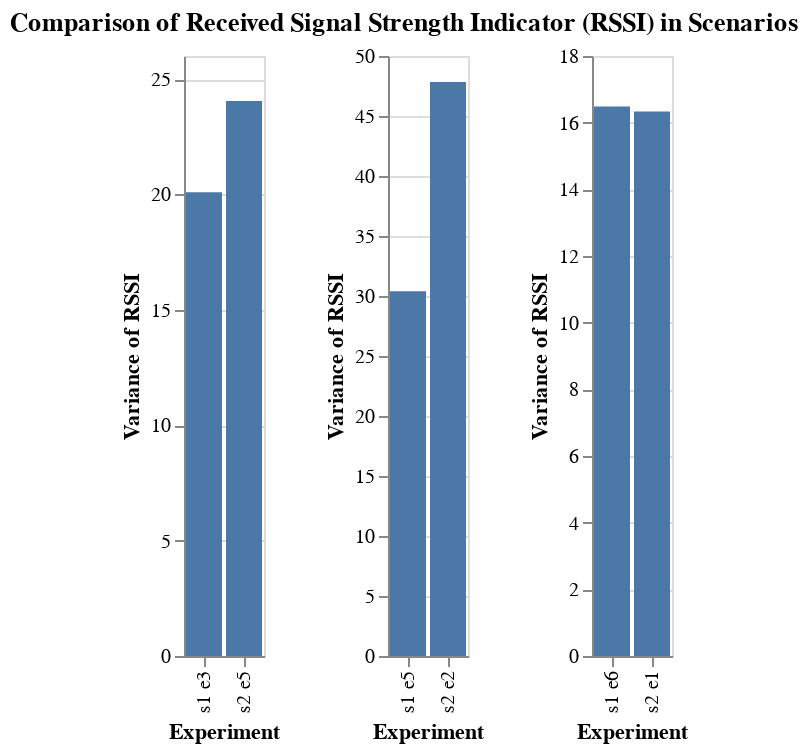

Write notebook code for a chart like this one.
### Code cell
alt.hconcat(
    
    alt.Chart(selected1).mark_bar().transform_calculate(
        sc_exp = "'s' + datum.SCENARIO + ' e' + datum.EXPERIMENT"
    ).encode(
        x=alt.X("sc_exp:N", title="Experiment"),
        y="variance(RSSI)"
    ),
    
    alt.Chart(selected2).mark_bar().transform_calculate(
        sc_exp = "'s' + datum.SCENARIO + ' e' + datum.EXPERIMENT"
    ).encode(
        x=alt.X("sc_exp:N", title="Experiment"),
        y="variance(RSSI)"
    ),
    
    alt.Chart(selected3).mark_bar().transform_calculate(
        sc_exp = "'s' + datum.SCENARIO + ' e' + datum.EXPERIMENT"
    ).encode(
        x=alt.X("sc_exp:N", title="Experiment"),
        y="variance(RSSI)"
    ),
    
    title="Comparison of Received Signal Strength Indicator (RSSI) in Scenarios"
).configure_title(
    anchor='middle'
)

### Figure 1 — Vega-Lite specification as saved in the notebook (floating-point values rounded to 4 significant figures; data arrays with more than 128 entries replaced by an {"elided": "..."} marker saying what was removed)
{"config": {"view": {"continuousWidth": 400, "continuousHeight": 300}, "title": {"anchor": "middle"}}, "hconcat": [{"data": {"name": "data-187d1b3def20312647bfab3f79a86c7f"}, "mark": "bar", "encoding": {"x": {"field": "sc_exp", "title": "Experiment", "type": "nominal"}, "y": {"aggregate": "variance", "field": "RSSI", "type": "quantitative"}}, "transform": [{"calculate": "'s' + datum.SCENARIO + ' e' + datum.EXPERIMENT", "as": "sc_exp"}]}, {"data": {"name": "data-386cc63a8d642408b958765d287966ce"}, "mark": "bar", "encoding": {"x": {"field": "sc_exp", "title": "Experiment", "type": "nominal"}, "y": {"aggregate": "variance", "field": "RSSI", "type": "quantitative"}}, "transform": [{"calculate": "'s' + datum.SCENARIO + ' e' + datum.EXPERIMENT", "as": "sc_exp"}]}, {"data": {"name": "data-663de841134913a6153007d7a41d57aa"}, "mark": "bar", "encoding": {"x": {"field": "sc_exp", "title": "Experiment", "type": "nominal"}, "y": {"aggregate": "variance", "field": "RSSI", "type": "quantitative"}}, "transform": [{"calculate": "'s' + datum.SCENARIO + ' e' + datum.EXPERIMENT", "as": "sc_exp"}]}], "title": "Comparison of Received Signal Strength Indicator (RSSI) in Scenarios", "$schema": "https://vega.github.io/schema/vega-lite/v4.17.0.json", "datasets": {"data-187d1b3def20312647bfab3f79a86c7f": [{"SCENARIO": 1.0, "EXPERIMENT": 3, "RSSI": -69, "ROLE": "Rx", "SEQ": 5, "RSSI_x": null, "ROLE_x": null, "RSSI_y": null, "ROLE_y": null}, {"SCENARIO": 1.0, "EXPERIMENT": 3, "RSSI": -70, "ROLE": "Rx", "SEQ": 6, "RSSI_x": null, "ROLE_x": null, "RSSI_y": null, "ROLE_y": null}, {"SCENARIO": 1.0, "EXPERIMENT": 3, "RSSI": -69, "ROLE": "Rx", "SEQ": 7, "RSSI_x": null, "ROLE_x": null, "RSSI_y": null, "ROLE_y": null}, {"SCENARIO": 1.0, "EXPERIMENT": 3, "RSSI": -71, "ROLE": "Rx", "SEQ": 8, "RSSI_x": null, "ROLE_x": null, "RSSI_y": null, "ROLE_y": null}, {"SCENARIO": 1.0, "EXPERIMENT": 3, "RSSI": -76, "ROLE": "Rx", "SEQ": 9, "RSSI_x": null, "ROLE_x": null, "RSSI_y": null, "ROLE_y": null}, {"SCENARIO": 1.0, "EXPERIMENT": 3, "RSSI": -72, "ROLE": "Rx", "SEQ": 10, "RSSI_x": null, "ROLE_x": null, "RSSI_y": null, "ROLE_y": null}, {"SCENARIO": 1.0, "EXPERIMENT": 3, "RSSI": -75, "ROLE": "Rx", "SEQ": 11, "RSSI_x": null, "ROLE_x": null, "RSSI_y": null, "ROLE_y": null}, {"SCENARIO": 1.0, "EXPERIMENT": 3, "RSSI": -72, "ROLE": "Rx", "SEQ": 12, "RSSI_x": null, "ROLE_x": null, "RSSI_y": null, "ROLE_y": null}, {"SCENARIO": 1.0, "EXPERIMENT": 3, "RSSI": -67, "ROLE": "Rx", "SEQ": 13, "RSSI_x": null, "ROLE_x": null, "RSSI_y": null, "ROLE_y": null}, {"SCENARIO": 1.0, "EXPERIMENT": 3, "RSSI": -68, "ROLE": "Rx", "SEQ": 14, "RSSI_x": null, "ROLE_x": null, "RSSI_y": null, "ROLE_y": null}, {"SCENARIO": 1.0, "EXPERIMENT": 3, "RSSI": -69, "ROLE": "Rx", "SEQ": 15, "RSSI_x": null, "ROLE_x": null, "RSSI_y": null, "ROLE_y": null}, {"SCENARIO": 1.0, "EXPERIMENT": 3, "RSSI": -69, "ROLE": "Rx", "SEQ": 16, "RSSI_x": null, "ROLE_x": null, "RSSI_y": null, "ROLE_y": null}, {"SCENARIO": 1.0, "EXPERIMENT": 3, "RSSI": -75, "ROLE": "Rx", "SEQ": 17, "RSSI_x": null, "ROLE_x": null, "RSSI_y": null, "ROLE_y": null}, {"SCENARIO": 1.0, "EXPERIMENT": 3, "RSSI": -66, "ROLE": "Rx", "SEQ": 18, "RSSI_x": null, "ROLE_x": null, "RSSI_y": null, "ROLE_y": null}, {"SCENARIO": 1.0, "EXPERIMENT": 3, "RSSI": -74, "ROLE": "Rx", "SEQ": 19, "RSSI_x": null, "ROLE_x": null, "RSSI_y": null, "ROLE_y": null}, {"SCENARIO": 1.0, "EXPERIMENT": 3, "RSSI": -69, "ROLE": "Rx", "SEQ": 20, "RSSI_x": null, "ROLE_x": null, "RSSI_y": null, "ROLE_y": null}, {"SCENARIO": 1.0, "EXPERIMENT": 3, "RSSI": -70, "ROLE": "Rx", "SEQ": 21, "RSSI_x": null, "ROLE_x": null, "RSSI_y": null, "ROLE_y": null}, {"SCENARIO": 1.0, "EXPERIMENT": 3, "RSSI": -64, "ROLE": "Rx", "SEQ": 22, "RSSI_x": null, "ROLE_x": null, "RSSI_y": null, "ROLE_y": null}, {"SCENARIO": 1.0, "EXPERIMENT": 3, "RSSI": -68, "ROLE": "Rx", "SEQ": 23, "RSSI_x": null, "ROLE_x": null, "RSSI_y": null, "ROLE_y": null}, {"SCENARIO": 1.0, "EXPERIMENT": 3, "RSSI": -69, "ROLE": "Rx", "SEQ": 24, "RSSI_x": null, "ROLE_x": null, "RSSI_y": null, "ROLE_y": null}, {"SCENARIO": 1.0, "EXPERIMENT": 3, "RSSI": -69, "ROLE": "Rx", "SEQ": 25, "RSSI_x": null, "ROLE_x": null, "RSSI_y": null, "ROLE_y": null}, {"SCENARIO": 1.0, "EXPERIMENT": 3, "RSSI": -67, "ROLE": "Rx", "SEQ": 26, "RSSI_x": null, "ROLE_x": null, "RSSI_y": null, "ROLE_y": null}, {"SCENARIO": 1.0, "EXPERIMENT": 3, "RSSI": -68, "ROLE": "Rx", "SEQ": 27, "RSSI_x": null, "ROLE_x": null, "RSSI_y": null, "ROLE_y": null}, {"SCENARIO": 1.0, "EXPERIMENT": 3, "RSSI": -66, "ROLE": "Rx", "SEQ": 28, "RSSI_x": null, "ROLE_x": null, "RSSI_y": null, "ROLE_y": null}, {"SCENARIO": 1.0, "EXPERIMENT": 3, "RSSI": -69, "ROLE": "Rx", "SEQ": 29, "RSSI_x": null, "ROLE_x": null, "RSSI_y": null, "ROLE_y": null}, {"SCENARIO": 1.0, "EXPERIMENT": 3, "RSSI": -68, "ROLE": "Rx", "SEQ": 30, "RSSI_x": null, "ROLE_x": null, "RSSI_y": null, "ROLE_y": null}, {"SCENARIO": 1.0, "EXPERIMENT": 3, "RSSI": -89, "ROLE": "Rx", "SEQ": 31, "RSSI_x": null, "ROLE_x": null, "RSSI_y": null, "ROLE_y": null}, {"SCENARIO": 1.0, "EXPERIMENT": 3, "RSSI": -72, "ROLE": "Rx", "SEQ": 32, "RSSI_x": null, "ROLE_x": null, "RSSI_y": null, "ROLE_y": null}, {"SCENARIO": 1.0, "EXPERIMENT": 3, "RSSI": -69, "ROLE": "Rx", "SEQ": 33, "RSSI_x": null, "ROLE_x": null, "RSSI_y": null, "ROLE_y": null}, {"SCENARIO": 1.0, "EXPERIMENT": 3, "RSSI": -70, "ROLE": "Rx", "SEQ": 34, "RSSI_x": null, "ROLE_x": null, "RSSI_y": null, "ROLE_y": null}, {"SCENARIO": 1.0, "EXPERIMENT": 3, "RSSI": -64, "ROLE": "Rx", "SEQ": 35, "RSSI_x": null, "ROLE_x": null, "RSSI_y": null, "ROLE_y": null}, {"SCENARIO": 1.0, "EXPERIMENT": 3, "RSSI": -69, "ROLE": "Rx", "SEQ": 36, "RSSI_x": null, "ROLE_x": null, "RSSI_y": null, "ROLE_y": null}, {"SCENARIO": 1.0, "EXPERIMENT": 3, "RSSI": -66, "ROLE": "Rx", "SEQ": 37, "RSSI_x": null, "ROLE_x": null, "RSSI_y": null, "ROLE_y": null}, {"SCENARIO": 1.0, "EXPERIMENT": 3, "RSSI": -64, "ROLE": "Rx", "SEQ": 38, "RSSI_x": null, "ROLE_x": null, "RSSI_y": null, "ROLE_y": null}, {"SCENARIO": 1.0, "EXPERIMENT": 3, "RSSI": -68, "ROLE": "Rx", "SEQ": 39, "RSSI_x": null, "ROLE_x": null, "RSSI_y": null, "ROLE_y": null}, {"SCENARIO": 1.0, "EXPERIMENT": 3, "RSSI": -66, "ROLE": "Rx", "SEQ": 40, "RSSI_x": null, "ROLE_x": null, "RSSI_y": null, "ROLE_y": null}, {"SCENARIO": 1.0, "EXPERIMENT": 3, "RSSI": -78, "ROLE": "Rx", "SEQ": 41, "RSSI_x": null, "ROLE_x": null, "RSSI_y": null, "ROLE_y": null}, {"SCENARIO": 1.0, "EXPERIMENT": 3, "RSSI": -72, "ROLE": "Rx", "SEQ": 42, "RSSI_x": null, "ROLE_x": null, "RSSI_y": null, "ROLE_y": null}, {"SCENARIO": 1.0, "EXPERIMENT": 3, "RSSI": -70, "ROLE": "Rx", "SEQ": 43, "RSSI_x": null, "ROLE_x": null, "RSSI_y": null, "ROLE_y": null}, {"SCENARIO": 2.0, "EXPERIMENT": 5, "RSSI": -55.0, "ROLE": null, "SEQ": 5, "RSSI_x": -55, "ROLE_x": "TC", "RSSI_y": -85, "ROLE_y": "Rx"}, {"SCENARIO": 2.0, "EXPERIMENT": 5, "RSSI": -55.0, "ROLE": null, "SEQ": 5, "RSSI_x": -55, "ROLE_x": "TC", "RSSI_y": -85, "ROLE_y": "Rx"}, {"SCENARIO": 2.0, "EXPERIMENT": 5, "RSSI": -60.83, "ROLE": null, "SEQ": 6, "RSSI_x": -61, "ROLE_x": "TC", "RSSI_y": -75, "ROLE_y": "Rx"}, {"SCENARIO": 2.0, "EXPERIMENT": 5, "RSSI": -60.83, "ROLE": null, "SEQ": 6, "RSSI_x": -61, "ROLE_x": "TC", "RSSI_y": -75, "ROLE_y": "Rx"}, {"SCENARIO": 2.0, "EXPERIMENT": 5, "RSSI": -71.97, "ROLE": null, "SEQ": 7, "RSSI_x": -72, "ROLE_x": "TC", "RSSI_y": -94, "ROLE_y": "Rx"}, {"SCENARIO": 2.0, "EXPERIMENT": 5, "RSSI": -71.97, "ROLE": null, "SEQ": 7, "RSSI_x": -72, "ROLE_x": "TC", "RSSI_y": -94, "ROLE_y": "Rx"}, {"SCENARIO": 2.0, "EXPERIMENT": 5, "RSSI": -65.88, "ROLE": null, "SEQ": 8, "RSSI_x": -70, "ROLE_x": "TC", "RSSI_y": -68, "ROLE_y": "Rx"}, {"SCENARIO": 2.0, "EXPERIMENT": 5, "RSSI": -65.88, "ROLE": null, "SEQ": 8, "RSSI_x": -70, "ROLE_x": "TC", "RSSI_y": -68, "ROLE_y": "Rx"}, {"SCENARIO": 2.0, "EXPERIMENT": 5, "RSSI": -69.88, "ROLE": null, "SEQ": 9, "RSSI_x": -72, "ROLE_x": "TC", "RSSI_y": -74, "ROLE_y": "Rx"}, {"SCENARIO": 2.0, "EXPERIMENT": 5, "RSSI": -69.88, "ROLE": null, "SEQ": 9, "RSSI_x": -72, "ROLE_x": "TC", "RSSI_y": -74, "ROLE_y": "Rx"}, {"SCENARIO": 2.0, "EXPERIMENT": 5, "RSSI": -68.89, "ROLE": null, "SEQ": 10, "RSSI_x": -69, "ROLE_x": "TC", "RSSI_y": -85, "ROLE_y": "Rx"}, {"SCENARIO": 2.0, "EXPERIMENT": 5, "RSSI": -68.89, "ROLE": null, "SEQ": 10, "RSSI_x": -69, "ROLE_x": "TC", "RSSI_y": -85, "ROLE_y": "Rx"}, {"SCENARIO": 2.0, "EXPERIMENT": 5, "RSSI": -75.46, "ROLE": null, "SEQ": 11, "RSSI_x": -78, "ROLE_x": "TC", "RSSI_y": -79, "ROLE_y": "Rx"}, {"SCENARIO": 2.0, "EXPERIMENT": 5, "RSSI": -75.46, "ROLE": null, "SEQ": 11, "RSSI_x": -78, "ROLE_x": "TC", "RSSI_y": -79, "ROLE_y": "Rx"}, {"SCENARIO": 2.0, "EXPERIMENT": 5, "RSSI": -66.49, "ROLE": null, "SEQ": 12, "RSSI_x": -76, "ROLE_x": "TC", "RSSI_y": -67, "ROLE_y": "Rx"}, {"SCENARIO": 2.0, "EXPERIMENT": 5, "RSSI": -66.49, "ROLE": null, "SEQ": 12, "RSSI_x": -76, "ROLE_x": "TC", "RSSI_y": -67, "ROLE_y": "Rx"}, {"SCENARIO": 2.0, "EXPERIMENT": 5, "RSSI": -66.03, "ROLE": null, "SEQ": 13, "RSSI_x": -73, "ROLE_x": "TC", "RSSI_y": -67, "ROLE_y": "Rx"}, {"SCENARIO": 2.0, "EXPERIMENT": 5, "RSSI": -66.03, "ROLE": null, "SEQ": 13, "RSSI_x": -73, "ROLE_x": "TC", "RSSI_y": -67, "ROLE_y": "Rx"}, {"SCENARIO": 2.0, "EXPERIMENT": 5, "RSSI": -66.88, "ROLE": null, "SEQ": 14, "RSSI_x": -71, "ROLE_x": "TC", "RSSI_y": -69, "ROLE_y": "Rx"}, {"SCENARIO": 2.0, "EXPERIMENT": 5, "RSSI": -66.88, "ROLE": null, "SEQ": 14, "RSSI_x": -71, "ROLE_x": "TC", "RSSI_y": -69, "ROLE_y": "Rx"}, {"SCENARIO": 2.0, "EXPERIMENT": 5, "RSSI": -65.03, "ROLE": null, "SEQ": 15, "RSSI_x": -72, "ROLE_x": "TC", "RSSI_y": -66, "ROLE_y": "Rx"}, {"SCENARIO": 2.0, "EXPERIMENT": 5, "RSSI": -65.03, "ROLE": null, "SEQ": 15, "RSSI_x": -72, "ROLE_x": "TC", "RSSI_y": -66, "ROLE_y": "Rx"}, {"SCENARIO": 2.0, "EXPERIMENT": 5, "RSSI": -68.54, "ROLE": null, "SEQ": 16, "RSSI_x": -74, "ROLE_x": "TC", "RSSI_y": -70, "ROLE_y": "Rx"}, {"SCENARIO": 2.0, "EXPERIMENT": 5, "RSSI": -68.54, "ROLE": null, "SEQ": 16, "RSSI_x": -74, "ROLE_x": "TC", "RSSI_y": -70, "ROLE_y": "Rx"}, {"SCENARIO": 2.0, "EXPERIMENT": 5, "RSSI": -65.21, "ROLE": null, "SEQ": 17, "RSSI_x": -73, "ROLE_x": "TC", "RSSI_y": -66, "ROLE_y": "Rx"}, {"SCENARIO": 2.0, "EXPERIMENT": 5, "RSSI": -65.21, "ROLE": null, "SEQ": 17, "RSSI_x": -73, "ROLE_x": "TC", "RSSI_y": -66, "ROLE_y": "Rx"}, {"SCENARIO": 2.0, "EXPERIMENT": 5, "RSSI": -68.24, "ROLE": null, "SEQ": 18, "RSSI_x": -73, "ROLE_x": "TC", "RSSI_y": -70, "ROLE_y": "Rx"}, {"SCENARIO": 2.0, "EXPERIMENT": 5, "RSSI": -68.24, "ROLE": null, "SEQ": 18, "RSSI_x": -73, "ROLE_x": "TC", "RSSI_y": -70, "ROLE_y": "Rx"}, {"SCENARIO": 2.0, "EXPERIMENT": 5, "RSSI": -69.21, "ROLE": null, "SEQ": 19, "RSSI_x": -77, "ROLE_x": "TC", "RSSI_y": -70, "ROLE_y": "Rx"}, {"SCENARIO": 2.0, "EXPERIMENT": 5, "RSSI": -69.21, "ROLE": null, "SEQ": 19, "RSSI_x": -77, "ROLE_x": "TC", "RSSI_y": -70, "ROLE_y": "Rx"}, {"SCENARIO": 2.0, "EXPERIMENT": 5, "RSSI": -75.81, "ROLE": null, "SEQ": 20, "RSSI_x": -82, "ROLE_x": "TC", "RSSI_y": -77, "ROLE_y": "Rx"}, {"SCENARIO": 2.0, "EXPERIMENT": 5, "RSSI": -75.81, "ROLE": null, "SEQ": 20, "RSSI_x": -82, "ROLE_x": "TC", "RSSI_y": -77, "ROLE_y": "Rx"}, {"SCENARIO": 2.0, "EXPERIMENT": 5, "RSSI": -73.54, "ROLE": null, "SEQ": 21, "RSSI_x": -79, "ROLE_x": "TC", "RSSI_y": -75, "ROLE_y": "Rx"}, {"SCENARIO": 2.0, "EXPERIMENT": 5, "RSSI": -73.54, "ROLE": null, "SEQ": 21, "RSSI_x": -79, "ROLE_x": "TC", "RSSI_y": -75, "ROLE_y": "Rx"}, {"SCENARIO": 2.0, "EXPERIMENT": 5, "RSSI": -76.86, "ROLE": null, "SEQ": 22, "RSSI_x": -92, "ROLE_x": "TC", "RSSI_y": -77, "ROLE_y": "Rx"}, {"SCENARIO": 2.0, "EXPERIMENT": 5, "RSSI": -76.86, "ROLE": null, "SEQ": 22, "RSSI_x": -92, "ROLE_x": "TC", "RSSI_y": -77, "ROLE_y": "Rx"}, {"SCENARIO": 2.0, "EXPERIMENT": 5, "RSSI": -72.46, "ROLE": null, "SEQ": 23, "RSSI_x": -75, "ROLE_x": "TC", "RSSI_y": -76, "ROLE_y": "Rx"}, {"SCENARIO": 2.0, "EXPERIMENT": 5, "RSSI": -72.46, "ROLE": null, "SEQ": 23, "RSSI_x": -75, "ROLE_x": "TC", "RSSI_y": -76, "ROLE_y": "Rx"}, {"SCENARIO": 2.0, "EXPERIMENT": 5, "RSSI": -68.99, "ROLE": null, "SEQ": 24, "RSSI_x": -72, "ROLE_x": "TC", "RSSI_y": -72, "ROLE_y": "Rx"}, {"SCENARIO": 2.0, "EXPERIMENT": 5, "RSSI": -68.99, "ROLE": null, "SEQ": 24, "RSSI_x": -72, "ROLE_x": "TC", "RSSI_y": -72, "ROLE_y": "Rx"}, {"SCENARIO": 2.0, "EXPERIMENT": 5, "RSSI": -68.03, "ROLE": null, "SEQ": 25, "RSSI_x": -69, "ROLE_x": "TC", "RSSI_y": -75, "ROLE_y": "Rx"}, {"SCENARIO": 2.0, "EXPERIMENT": 5, "RSSI": -68.03, "ROLE": null, "SEQ": 25, "RSSI_x": -69, "ROLE_x": "TC", "RSSI_y": -75, "ROLE_y": "Rx"}, {"SCENARIO": 2.0, "EXPERIMENT": 5, "RSSI": -65.88, "ROLE": null, "SEQ": 26, "RSSI_x": -68, "ROLE_x": "TC", "RSSI_y": -70, "ROLE_y": "Rx"}, {"SCENARIO": 2.0, "EXPERIMENT": 5, "RSSI": -65.88, "ROLE": null, "SEQ": 26, "RSSI_x": -68, "ROLE_x": "TC", "RSSI_y": -70, "ROLE_y": "Rx"}, {"SCENARIO": 2.0, "EXPERIMENT": 5, "RSSI": -65.49, "ROLE": null, "SEQ": 27, "RSSI_x": -66, "ROLE_x": "TC", "RSSI_y": -75, "ROLE_y": "Rx"}, {"SCENARIO": 2.0, "EXPERIMENT": 5, "RSSI": -65.49, "ROLE": null, "SEQ": 27, "RSSI_x": -66, "ROLE_x": "TC", "RSSI_y": -75, "ROLE_y": "Rx"}, {"SCENARIO": 2.0, "EXPERIMENT": 5, "RSSI": -61.97, "ROLE": null, "SEQ": 28, "RSSI_x": -62, "ROLE_x": "TC", "RSSI_y": -83, "ROLE_y": "Rx"}, {"SCENARIO": 2.0, "EXPERIMENT": 5, "RSSI": -61.97, "ROLE": null, "SEQ": 28, "RSSI_x": -62, "ROLE_x": "TC", "RSSI_y": -83, "ROLE_y": "Rx"}], "data-386cc63a8d642408b958765d287966ce": {"elided": "187 records"}, "data-663de841134913a6153007d7a41d57aa": {"elided": "170 records"}}}
